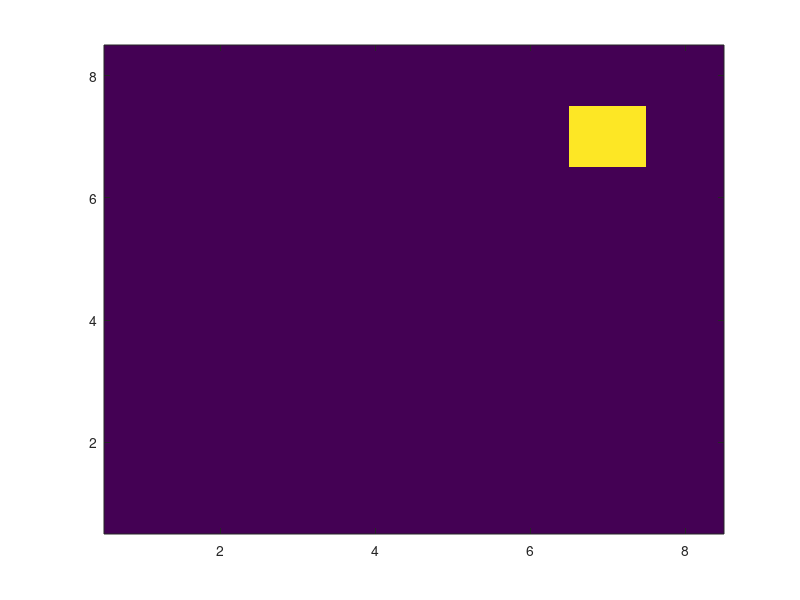

This figure's MATLAB source: (Note: this script raises an error after producing the figure.)
%#!/usr/bin/octave -qf

pkg load communications
pkg load statistics
pkg load image


% dimentions of the terrain
width=8;
height=8;

% N is the number of voxels in the image
N = width * height;


%create exact image
X1 = zeros(width, height);
X1(7,7) = 1;
[mat,padded] = vec2mat(X1,width);
im1=image(mat,'CDataMapping','scaled');
set(gca,'YDir','normal');
pause(5)
%disp(sizeof(im2));

% W is the weight matrix which will get populated on the go
W=[];

% coordinates of the wireless nodes square 
coords=[1,1;2,1;3,1;4,1;5,1;6,1;7,1;8,1;
    	  1,2;1,3;1,4;1,5;1,6;1,7;1,8;
	      2,8;3,8;4,8;5,8;6,8;7,8;8,8;
	      8,2;8,3;8,4;8,5;8,6;8,7;   	
];
% number of nodes
num_nodes=length(coords)
disp("num_nodes")
disp(num_nodes)

% number of links (this will get updated shortly)
num_links=0;

% link matrix (this will get updated shortly)
links=[];

%to store pixels
linkPixel=[];

%to store pixels
XdistMat=[];
YdistMat=[];

X = zeros(width, height);

%initialize count
count=1;

%Calculate Y first
filename1='empty_1.csv';
filename2='s-18-18_1.csv';

%(filename,R1,C1,[R1 C1 R2 C2]

M1 = csvread(filename1,[0 1 27 28]);
M2 = csvread(filename2,[0 1 27 28]);

Mdif= M2-M1;
disp("matrix Y");
Y = reshape(Mdif,[],1);

% generating weight matrix
for i=1:length(coords)
%Dilushi testing for ALL possible links including repeating links(both ways)
	for j=1:length(coords)		
		num_links=num_links+1;
    		%disp(num_links);
		% start and end point of line
		a=[coords(i,1), coords(i,2)];
		b=[coords(j,1), coords(j,2)];
		ab=[coords(i,1), coords(j,1);coords(i,2),coords(j,2)];
		% add the link to the links matrix for future use
		links=[links;a,b];
		%for the same coordinate link to itself
		if (((coords(i,1)== (coords(j,1))) && (coords (i,2)== coords (j,2))))
			linkPixel=[linkPixel;(coords(i,1)),(coords (i,2))]; %voxel equals to link coordinates here.
			X(sub2ind(size(X), linkPixel(count, 1), linkPixel(count, 2))) = 1;
			count++;
			
		%for other links
		else
			%calculate euclidean link distance
			dlink=sqrt((coords(i,1)-coords(j,1))^2 +(coords(i,2)-coords(j,2))^2);
			%k and l represents all voxels
			for k=1:width
				for l=1:height
				currentPixel= [k,l];
				%check if inside ellipse, given two link nodes as foci 
				%calculate distance from current pixel to the two node locations. 
				%if less than d+lamda, weight is 1.then normalize
				points=[coords(i,1), coords(i,2);k,l];
				points2=[coords(j,1), coords(j,2);k,l];
				d1 = pdist(points,'euclidean');
				d2 = pdist(points2,'euclidean');
				%dlink=pdist(ab,'euclidean');
	      			fflush(stdout);
				dsum=d1+d2;
				%initialize lamda, width of the ellipse
				%lamda=dlink/100;
	      			lamda=0.05;
				if (dsum<(dlink+lamda))
					weight= 1/sqrt(dlink);
					linkPixel=[linkPixel;k,l];
					%draw image dynamically for each link
       
					X(sub2ind(size(X), linkPixel(count, 1), linkPixel(count, 2))) = weight;
					count++;
				endif
				end
			end
		endif
		%to store linkPixel with 1
		%X = zeros(width, height);
      		if isempty(linkPixel)
	    		disp("empty");
      		else
			[mat,padded] = vec2mat(X,width);
			im= image(mat,'CDataMapping','scaled');
			set(gca,'YDir','normal');
			caxis([0, 1])
			colorbar
			title('Radio Tomographic Imaging');
			pause(1)
          	endif
		%disp(X');
		W=[W;reshape(X', width*height, 1)'];
	end
end

%disp("weights");
%disp(W);

%disp("weighttranspose")
%disp(W');

disp("num_links");
disp(num_links);

function I = diffx( n )
    x=n^2;
    I = zeros( x,x );
    p = 2:x+1:(x^2-1);
    p2 = 1:x+1:(x^2); %1 to x^2
    I( p2 ) = -1;
    I( p ) = 1;
end

I = diffx(8);

%matlab is column major index so take  - this is dx
dx=I';

function Iy = diffy( n )
    x=n^2;
    Iy = zeros( x,x );
	%for circular
    p = n:x+1:(x^2-1);
    disp(p);
    p2 = 1:x+1:(x^2); %1 to x^2
    Iy( p2 ) = -1;
    Iy( p ) = 1;
    %I(p+1) =1;
end

Iy= diffy(8);
dy=Iy';


alpha=5;
midpart=(W'*W+ alpha*(dx'*dx + dy'*dy));
% dynamically drawing the image based on different Y vectors
for i=1:2
	
  size(Y);
	X= inv(midpart)*W'*Y;

	disp("X is");
	disp(X);
	[mat,padded] = vec2mat(X,width);
	%mat
	im2= image(mat,'CDataMapping','scaled');
	%imsave(im);
	set(gca,'YDir','normal');
	%image(mat)
	set(gca, 'CLim', [0,1]);
	colorbar
	title('Radio Tomographic Imaging');

	disp("mse is: ");
	disp(immse(im1,im2));

	pause(1)
end


